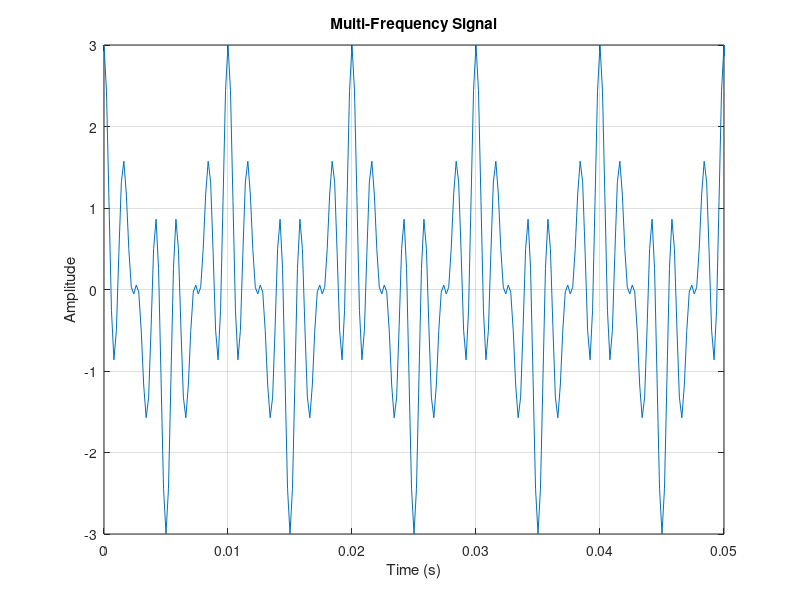
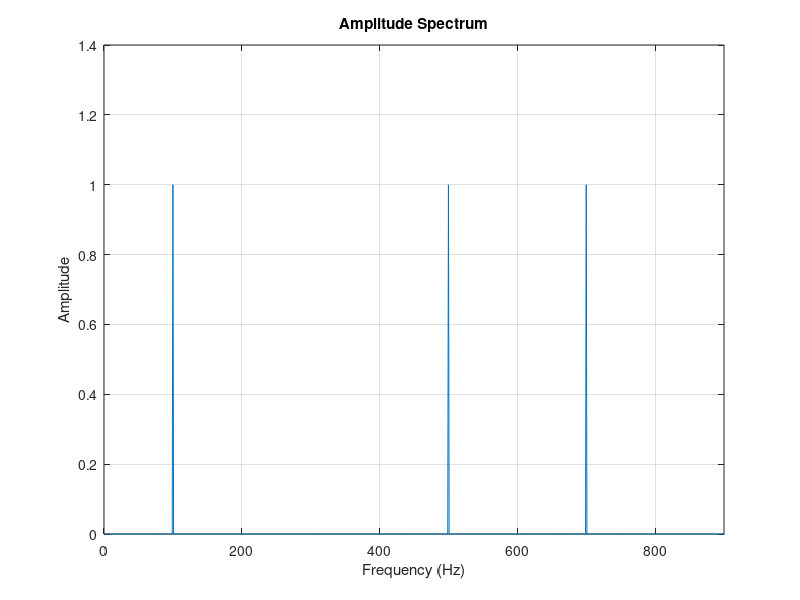
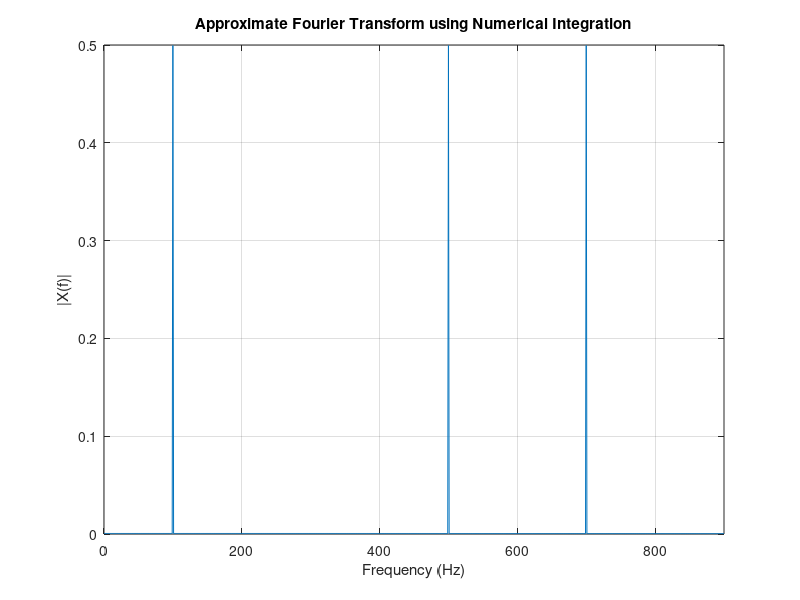

Write the MATLAB code that produced these figures, in order.
clc;
clear;
close all;

% Sampling frequency
Fs = 5000;

% Duration
T = 1;

% Time vector
t = 0:1/Fs:T-1/Fs;

% Given multi-frequency signal
x = cos(2*pi*100*t) ...
    + cos(2*pi*500*t) ...
    + cos(2*pi*700*t);

% Number of samples
N = length(x);

% FFT
X = fft(x);

% Frequency vector
f_fft = (0:N-1) * Fs/N;

% Amplitude spectrum
X_mag = abs(X)/N;

% Plot time-domain signal
figure;
plot(t, x);
grid on;

xlabel('Time (s)');
ylabel('Amplitude');
title('Multi-Frequency Signal');

xlim([0 0.05]);

% Plot amplitude spectrum
figure;
plot(f_fft(1:N/2), 2*X_mag(1:N/2));
grid on;

xlabel('Frequency (Hz)');
ylabel('Amplitude');
title('Amplitude Spectrum');

xlim([0 900]);

% ------------------------------------------------
% Approximate Fourier Transform Integral
% ------------------------------------------------

% Frequency range
f = 0:1:900;

% Initialize Fourier Transform
X_integral = zeros(size(f));

% Numerical integration
for i = 1:length(f)

    X_integral(i) = trapz( ...
        t, ...
        x .* exp(-1i*2*pi*f(i)*t) ...
        );

end

% Magnitude of Fourier Transform
X_integral_mag = abs(X_integral);

% Plot approximate Fourier transform
figure;
plot(f, X_integral_mag);
grid on;

xlabel('Frequency (Hz)');
ylabel('|X(f)|');

title('Approximate Fourier Transform using Numerical Integration');

xlim([0 900]);
